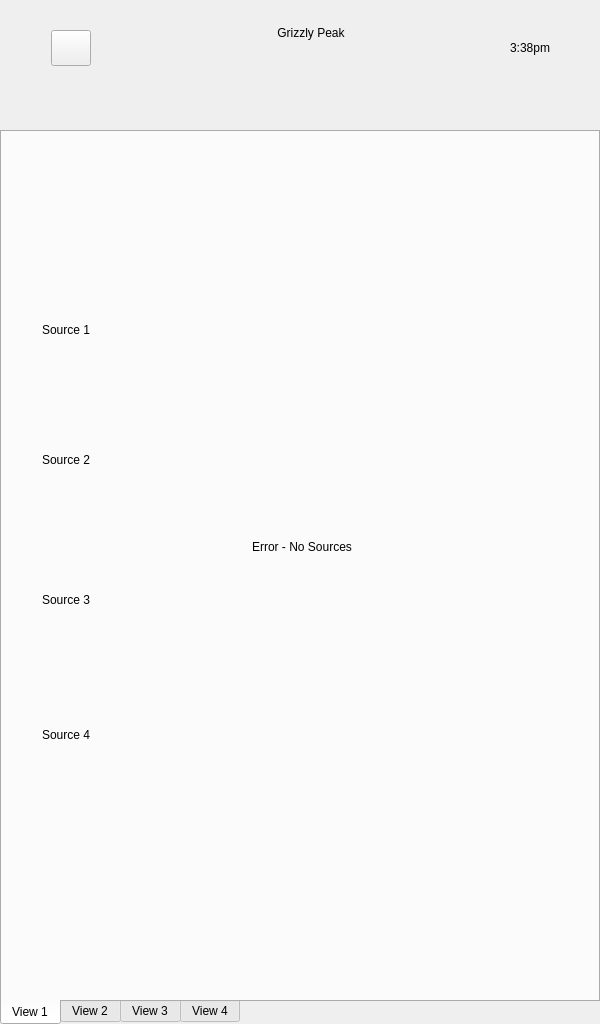
<?xml version="1.0" encoding="UTF-8"?>
<ui version="4.0">
 <class>MyMainWindow</class>
 <widget class="QWidget" name="MyMainWindow">
  <property name="geometry">
   <rect>
    <x>0</x>
    <y>0</y>
    <width>600</width>
    <height>1024</height>
   </rect>
  </property>
  <property name="sizePolicy">
   <sizepolicy hsizetype="Fixed" vsizetype="Fixed">
    <horstretch>0</horstretch>
    <verstretch>0</verstretch>
   </sizepolicy>
  </property>
  <property name="maximumSize">
   <size>
    <width>600</width>
    <height>1024</height>
   </size>
  </property>
  <property name="windowTitle">
   <string>Form</string>
  </property>
  <widget class="QWidget" name="verticalLayoutWidget">
   <property name="geometry">
    <rect>
     <x>0</x>
     <y>1</y>
     <width>601</width>
     <height>81</height>
    </rect>
   </property>
   <layout class="QVBoxLayout" name="verticalLayout">
    <property name="spacing">
     <number>0</number>
    </property>
    <item>
     <widget class="QLabel" name="m_ptr_copyright_label">
      <property name="text">
       <string/>
      </property>
      <property name="textFormat">
       <enum>Qt::AutoText</enum>
      </property>
      <property name="scaledContents">
       <bool>false</bool>
      </property>
      <property name="alignment">
       <set>Qt::AlignCenter</set>
      </property>
     </widget>
    </item>
    <item>
     <layout class="QHBoxLayout" name="layoutHeader">
      <property name="spacing">
       <number>0</number>
      </property>
      <property name="sizeConstraint">
       <enum>QLayout::SetMaximumSize</enum>
      </property>
      <property name="leftMargin">
       <number>40</number>
      </property>
      <property name="topMargin">
       <number>0</number>
      </property>
      <property name="rightMargin">
       <number>40</number>
      </property>
      <item>
       <widget class="QPushButton" name="m_ptr_home_button">
        <property name="sizePolicy">
         <sizepolicy hsizetype="Minimum" vsizetype="Fixed">
          <horstretch>1</horstretch>
          <verstretch>0</verstretch>
         </sizepolicy>
        </property>
        <property name="maximumSize">
         <size>
          <width>41</width>
          <height>36</height>
         </size>
        </property>
        <property name="cursor">
         <cursorShape>PointingHandCursor</cursorShape>
        </property>
        <property name="focusPolicy">
         <enum>Qt::NoFocus</enum>
        </property>
        <property name="layoutDirection">
         <enum>Qt::LeftToRight</enum>
        </property>
        <property name="text">
         <string/>
        </property>
       </widget>
      </item>
      <item>
       <widget class="QLabel" name="m_ptr_title_label">
        <property name="sizePolicy">
         <sizepolicy hsizetype="MinimumExpanding" vsizetype="MinimumExpanding">
          <horstretch>0</horstretch>
          <verstretch>0</verstretch>
         </sizepolicy>
        </property>
        <property name="minimumSize">
         <size>
          <width>440</width>
          <height>0</height>
         </size>
        </property>
        <property name="maximumSize">
         <size>
          <width>16777215</width>
          <height>16777215</height>
         </size>
        </property>
        <property name="text">
         <string>Grizzly Peak</string>
        </property>
        <property name="alignment">
         <set>Qt::AlignHCenter|Qt::AlignTop</set>
        </property>
       </widget>
      </item>
      <item>
       <widget class="QLabel" name="m_ptr_clock_label">
        <property name="sizePolicy">
         <sizepolicy hsizetype="Minimum" vsizetype="Fixed">
          <horstretch>1</horstretch>
          <verstretch>0</verstretch>
         </sizepolicy>
        </property>
        <property name="maximumSize">
         <size>
          <width>16777215</width>
          <height>16777215</height>
         </size>
        </property>
        <property name="text">
         <string>3:38pm</string>
        </property>
        <property name="alignment">
         <set>Qt::AlignRight|Qt::AlignTop|Qt::AlignTrailing</set>
        </property>
       </widget>
      </item>
     </layout>
    </item>
   </layout>
  </widget>
  <widget class="QTabWidget" name="m_ptr_tab_widget">
   <property name="geometry">
    <rect>
     <x>0</x>
     <y>130</y>
     <width>600</width>
     <height>895</height>
    </rect>
   </property>
   <property name="cursor">
    <cursorShape>ArrowCursor</cursorShape>
   </property>
   <property name="styleSheet">
    <string notr="true"/>
   </property>
   <property name="tabPosition">
    <enum>QTabWidget::South</enum>
   </property>
   <property name="currentIndex">
    <number>0</number>
   </property>
   <widget class="QWidget" name="view1">
    <property name="styleSheet">
     <string notr="true"/>
    </property>
    <attribute name="title">
     <string>View 1</string>
    </attribute>
    <widget class="QWidget" name="widgetView1" native="true">
     <property name="geometry">
      <rect>
       <x>0</x>
       <y>0</y>
       <width>591</width>
       <height>871</height>
      </rect>
     </property>
     <property name="styleSheet">
      <string notr="true"/>
     </property>
     <widget class="QLabel" name="m_ptr_no_sources_label">
      <property name="geometry">
       <rect>
        <x>0</x>
        <y>400</y>
        <width>600</width>
        <height>30</height>
       </rect>
      </property>
      <property name="sizePolicy">
       <sizepolicy hsizetype="Maximum" vsizetype="Maximum">
        <horstretch>0</horstretch>
        <verstretch>0</verstretch>
       </sizepolicy>
      </property>
      <property name="text">
       <string>Error - No Sources</string>
      </property>
      <property name="alignment">
       <set>Qt::AlignCenter</set>
      </property>
     </widget>
     <widget class="QLabel" name="m_ptr_source_1_idle_label">
      <property name="geometry">
       <rect>
        <x>300</x>
        <y>142</y>
        <width>10</width>
        <height>140</height>
       </rect>
      </property>
      <property name="styleSheet">
       <string notr="true"/>
      </property>
      <property name="text">
       <string/>
      </property>
      <property name="alignment">
       <set>Qt::AlignHCenter|Qt::AlignTop</set>
      </property>
     </widget>
     <widget class="QLabel" name="m_ptr_source_3_label">
      <property name="geometry">
       <rect>
        <x>40</x>
        <y>450</y>
        <width>571</width>
        <height>35</height>
       </rect>
      </property>
      <property name="text">
       <string>Source 3</string>
      </property>
     </widget>
     <widget class="QLabel" name="m_ptr_source_2_label">
      <property name="geometry">
       <rect>
        <x>40</x>
        <y>310</y>
        <width>571</width>
        <height>35</height>
       </rect>
      </property>
      <property name="text">
       <string>Source 2</string>
      </property>
     </widget>
     <widget class="QLabel" name="m_ptr_source_1_label">
      <property name="geometry">
       <rect>
        <x>40</x>
        <y>180</y>
        <width>571</width>
        <height>35</height>
       </rect>
      </property>
      <property name="text">
       <string>Source 1</string>
      </property>
     </widget>
     <widget class="QLabel" name="m_ptr_source_4_label">
      <property name="geometry">
       <rect>
        <x>40</x>
        <y>585</y>
        <width>571</width>
        <height>35</height>
       </rect>
      </property>
      <property name="text">
       <string>Source 4</string>
      </property>
     </widget>
     <widget class="QLabel" name="m_ptr_source_2_idle_label">
      <property name="geometry">
       <rect>
        <x>300</x>
        <y>271</y>
        <width>10</width>
        <height>140</height>
       </rect>
      </property>
      <property name="styleSheet">
       <string notr="true"/>
      </property>
      <property name="text">
       <string/>
      </property>
      <property name="alignment">
       <set>Qt::AlignHCenter|Qt::AlignTop</set>
      </property>
     </widget>
     <widget class="QLabel" name="m_ptr_source_3_idle_label">
      <property name="geometry">
       <rect>
        <x>300</x>
        <y>412</y>
        <width>10</width>
        <height>140</height>
       </rect>
      </property>
      <property name="styleSheet">
       <string notr="true"/>
      </property>
      <property name="text">
       <string/>
      </property>
      <property name="alignment">
       <set>Qt::AlignHCenter|Qt::AlignTop</set>
      </property>
     </widget>
     <widget class="QLabel" name="m_ptr_source_4_idle_label">
      <property name="geometry">
       <rect>
        <x>300</x>
        <y>548</y>
        <width>10</width>
        <height>140</height>
       </rect>
      </property>
      <property name="styleSheet">
       <string notr="true"/>
      </property>
      <property name="text">
       <string/>
      </property>
      <property name="alignment">
       <set>Qt::AlignHCenter|Qt::AlignTop</set>
      </property>
     </widget>
     <widget class="QLabel" name="m_ptr_source_1_labelBg">
      <property name="geometry">
       <rect>
        <x>20</x>
        <y>180</y>
        <width>571</width>
        <height>35</height>
       </rect>
      </property>
      <property name="text">
       <string/>
      </property>
     </widget>
     <widget class="QLabel" name="m_ptr_source_2_labelBg">
      <property name="geometry">
       <rect>
        <x>20</x>
        <y>310</y>
        <width>571</width>
        <height>35</height>
       </rect>
      </property>
      <property name="text">
       <string/>
      </property>
     </widget>
     <widget class="QLabel" name="m_ptr_source_3_labelBg">
      <property name="geometry">
       <rect>
        <x>20</x>
        <y>450</y>
        <width>571</width>
        <height>35</height>
       </rect>
      </property>
      <property name="text">
       <string/>
      </property>
     </widget>
     <widget class="QLabel" name="m_ptr_source_4_labelBg">
      <property name="geometry">
       <rect>
        <x>20</x>
        <y>585</y>
        <width>571</width>
        <height>35</height>
       </rect>
      </property>
      <property name="text">
       <string/>
      </property>
     </widget>
    </widget>
   </widget>
   <widget class="QWidget" name="view2">
    <property name="styleSheet">
     <string notr="true"/>
    </property>
    <attribute name="title">
     <string>View 2</string>
    </attribute>
    <widget class="QWidget" name="horizontalLayoutWidget">
     <property name="geometry">
      <rect>
       <x>50</x>
       <y>730</y>
       <width>501</width>
       <height>37</height>
      </rect>
     </property>
     <layout class="QHBoxLayout" name="horizontalLayout_5">
      <item>
       <layout class="QHBoxLayout" name="horizontalLayout_2">
        <property name="spacing">
         <number>5</number>
        </property>
        <property name="sizeConstraint">
         <enum>QLayout::SetDefaultConstraint</enum>
        </property>
        <item>
         <widget class="QLabel" name="m_ptr_view_2_weather_icon_label">
          <property name="minimumSize">
           <size>
            <width>0</width>
            <height>0</height>
           </size>
          </property>
          <property name="maximumSize">
           <size>
            <width>45</width>
            <height>16777215</height>
           </size>
          </property>
          <property name="text">
           <string/>
          </property>
          <property name="pixmap">
           <pixmap>images/sunny.png</pixmap>
          </property>
          <property name="alignment">
           <set>Qt::AlignCenter</set>
          </property>
         </widget>
        </item>
        <item>
         <widget class="QLabel" name="m_ptr_view_2_high_temperature_label">
          <property name="maximumSize">
           <size>
            <width>40</width>
            <height>16777215</height>
           </size>
          </property>
          <property name="styleSheet">
           <string notr="true"/>
          </property>
          <property name="text">
           <string>H: 85°</string>
          </property>
         </widget>
        </item>
        <item>
         <widget class="QLabel" name="m_ptr_view_2_low_temperature_label">
          <property name="maximumSize">
           <size>
            <width>16777215</width>
            <height>16777215</height>
           </size>
          </property>
          <property name="styleSheet">
           <string notr="true"/>
          </property>
          <property name="text">
           <string>L: 55°</string>
          </property>
         </widget>
        </item>
       </layout>
      </item>
      <item>
       <widget class="QLabel" name="lblTotal">
        <property name="maximumSize">
         <size>
          <width>16777215</width>
          <height>16777215</height>
         </size>
        </property>
        <property name="text">
         <string>Total</string>
        </property>
        <property name="alignment">
         <set>Qt::AlignRight|Qt::AlignTop|Qt::AlignTrailing</set>
        </property>
       </widget>
      </item>
      <item>
       <widget class="QLabel" name="lblTotalValue">
        <property name="maximumSize">
         <size>
          <width>50</width>
          <height>16777215</height>
         </size>
        </property>
        <property name="sizeIncrement">
         <size>
          <width>0</width>
          <height>0</height>
         </size>
        </property>
        <property name="text">
         <string>100</string>
        </property>
        <property name="alignment">
         <set>Qt::AlignRight|Qt::AlignTrailing|Qt::AlignVCenter</set>
        </property>
       </widget>
      </item>
     </layout>
    </widget>
    <widget class="QLabel" name="lblSeperator">
     <property name="geometry">
      <rect>
       <x>15</x>
       <y>715</y>
       <width>578</width>
       <height>2</height>
      </rect>
     </property>
     <property name="maximumSize">
      <size>
       <width>578</width>
       <height>2</height>
      </size>
     </property>
     <property name="styleSheet">
      <string notr="true"/>
     </property>
     <property name="text">
      <string/>
     </property>
    </widget>
    <widget class="QLabel" name="lblSeperator2">
     <property name="geometry">
      <rect>
       <x>15</x>
       <y>90</y>
       <width>578</width>
       <height>2</height>
      </rect>
     </property>
     <property name="maximumSize">
      <size>
       <width>578</width>
       <height>2</height>
      </size>
     </property>
     <property name="styleSheet">
      <string notr="true"/>
     </property>
     <property name="text">
      <string/>
     </property>
    </widget>
    <widget class="QLabel" name="m_ptr_view_2_title_label">
     <property name="geometry">
      <rect>
       <x>80</x>
       <y>150</y>
       <width>500</width>
       <height>16</height>
      </rect>
     </property>
     <property name="sizePolicy">
      <sizepolicy hsizetype="Preferred" vsizetype="Preferred">
       <horstretch>0</horstretch>
       <verstretch>0</verstretch>
      </sizepolicy>
     </property>
     <property name="text">
      <string>Title</string>
     </property>
    </widget>
    <widget class="QLabel" name="m_ptr_view_2_date_label">
     <property name="geometry">
      <rect>
       <x>0</x>
       <y>42</y>
       <width>600</width>
       <height>23</height>
      </rect>
     </property>
     <property name="minimumSize">
      <size>
       <width>600</width>
       <height>0</height>
      </size>
     </property>
     <property name="maximumSize">
      <size>
       <width>300</width>
       <height>16777215</height>
      </size>
     </property>
     <property name="text">
      <string>Selected Date</string>
     </property>
     <property name="alignment">
      <set>Qt::AlignCenter</set>
     </property>
    </widget>
    <widget class="QPushButton" name="m_ptr_view_2_previous_day_push_button">
     <property name="geometry">
      <rect>
       <x>40</x>
       <y>35</y>
       <width>41</width>
       <height>36</height>
      </rect>
     </property>
     <property name="maximumSize">
      <size>
       <width>41</width>
       <height>36</height>
      </size>
     </property>
     <property name="text">
      <string/>
     </property>
    </widget>
    <widget class="QPushButton" name="m_ptr_view_2_note_push_button">
     <property name="geometry">
      <rect>
       <x>460</x>
       <y>35</y>
       <width>41</width>
       <height>36</height>
      </rect>
     </property>
     <property name="maximumSize">
      <size>
       <width>60</width>
       <height>36</height>
      </size>
     </property>
     <property name="text">
      <string/>
     </property>
    </widget>
    <widget class="QPushButton" name="m_ptr_view_2_next_day_push_button">
     <property name="geometry">
      <rect>
       <x>520</x>
       <y>35</y>
       <width>41</width>
       <height>36</height>
      </rect>
     </property>
     <property name="maximumSize">
      <size>
       <width>41</width>
       <height>36</height>
      </size>
     </property>
     <property name="text">
      <string/>
     </property>
    </widget>
    <widget class="QLabel" name="lblSeperator3">
     <property name="geometry">
      <rect>
       <x>15</x>
       <y>340</y>
       <width>578</width>
       <height>2</height>
      </rect>
     </property>
     <property name="maximumSize">
      <size>
       <width>578</width>
       <height>2</height>
      </size>
     </property>
     <property name="styleSheet">
      <string notr="true"/>
     </property>
     <property name="text">
      <string/>
     </property>
    </widget>
   </widget>
   <widget class="QWidget" name="view3">
    <property name="styleSheet">
     <string notr="true"/>
    </property>
    <attribute name="title">
     <string>View 3</string>
    </attribute>
    <widget class="QPushButton" name="m_ptr_view_3_previous_month_push_button">
     <property name="geometry">
      <rect>
       <x>40</x>
       <y>35</y>
       <width>41</width>
       <height>36</height>
      </rect>
     </property>
     <property name="minimumSize">
      <size>
       <width>41</width>
       <height>36</height>
      </size>
     </property>
     <property name="maximumSize">
      <size>
       <width>41</width>
       <height>36</height>
      </size>
     </property>
     <property name="styleSheet">
      <string notr="true"/>
     </property>
     <property name="text">
      <string/>
     </property>
    </widget>
    <widget class="QLabel" name="m_ptr_view_3_month_label">
     <property name="geometry">
      <rect>
       <x>0</x>
       <y>42</y>
       <width>600</width>
       <height>23</height>
      </rect>
     </property>
     <property name="text">
      <string>Selected Month</string>
     </property>
     <property name="alignment">
      <set>Qt::AlignCenter</set>
     </property>
    </widget>
    <widget class="QPushButton" name="m_ptr_view_3_next_month_push_button">
     <property name="geometry">
      <rect>
       <x>520</x>
       <y>35</y>
       <width>41</width>
       <height>36</height>
      </rect>
     </property>
     <property name="minimumSize">
      <size>
       <width>41</width>
       <height>36</height>
      </size>
     </property>
     <property name="maximumSize">
      <size>
       <width>41</width>
       <height>36</height>
      </size>
     </property>
     <property name="styleSheet">
      <string notr="true"/>
     </property>
     <property name="text">
      <string/>
     </property>
    </widget>
    <widget class="QLabel" name="lblSeperator_view3_1">
     <property name="geometry">
      <rect>
       <x>15</x>
       <y>90</y>
       <width>578</width>
       <height>2</height>
      </rect>
     </property>
     <property name="maximumSize">
      <size>
       <width>578</width>
       <height>2</height>
      </size>
     </property>
     <property name="styleSheet">
      <string notr="true"/>
     </property>
     <property name="text">
      <string/>
     </property>
    </widget>
    <widget class="QLabel" name="lblSeperator_view3_2">
     <property name="geometry">
      <rect>
       <x>15</x>
       <y>715</y>
       <width>578</width>
       <height>2</height>
      </rect>
     </property>
     <property name="maximumSize">
      <size>
       <width>578</width>
       <height>2</height>
      </size>
     </property>
     <property name="styleSheet">
      <string notr="true"/>
     </property>
     <property name="text">
      <string/>
     </property>
    </widget>
    <widget class="QWidget" name="layoutWidget">
     <property name="geometry">
      <rect>
       <x>470</x>
       <y>730</y>
       <width>121</width>
       <height>16</height>
      </rect>
     </property>
     <layout class="QHBoxLayout" name="horizontalLayout">
      <property name="spacing">
       <number>6</number>
      </property>
      <property name="rightMargin">
       <number>15</number>
      </property>
      <item>
       <widget class="QLabel" name="m_ptr_view_3_total_label">
        <property name="sizePolicy">
         <sizepolicy hsizetype="Expanding" vsizetype="Expanding">
          <horstretch>0</horstretch>
          <verstretch>0</verstretch>
         </sizepolicy>
        </property>
        <property name="maximumSize">
         <size>
          <width>16777215</width>
          <height>16777215</height>
         </size>
        </property>
        <property name="text">
         <string>Total</string>
        </property>
        <property name="alignment">
         <set>Qt::AlignBottom|Qt::AlignRight|Qt::AlignTrailing</set>
        </property>
       </widget>
      </item>
      <item>
       <widget class="QLabel" name="m_ptr_view_3_total_value_label">
        <property name="sizePolicy">
         <sizepolicy hsizetype="Expanding" vsizetype="Expanding">
          <horstretch>0</horstretch>
          <verstretch>0</verstretch>
         </sizepolicy>
        </property>
        <property name="sizeIncrement">
         <size>
          <width>0</width>
          <height>0</height>
         </size>
        </property>
        <property name="text">
         <string>1,456</string>
        </property>
        <property name="alignment">
         <set>Qt::AlignRight|Qt::AlignTrailing|Qt::AlignVCenter</set>
        </property>
       </widget>
      </item>
     </layout>
    </widget>
    <zorder>layoutWidget</zorder>
    <zorder>m_ptr_view_3_month_label</zorder>
    <zorder>lblSeperator_view3_1</zorder>
    <zorder>lblSeperator_view3_2</zorder>
    <zorder>m_ptr_view_3_next_month_push_button</zorder>
    <zorder>m_ptr_view_3_previous_month_push_button</zorder>
   </widget>
   <widget class="QWidget" name="view4">
    <property name="styleSheet">
     <string notr="true"/>
    </property>
    <attribute name="title">
     <string>View 4</string>
    </attribute>
    <widget class="QPushButton" name="m_ptr_view_4_next_year_push_button">
     <property name="geometry">
      <rect>
       <x>520</x>
       <y>35</y>
       <width>41</width>
       <height>36</height>
      </rect>
     </property>
     <property name="text">
      <string/>
     </property>
    </widget>
    <widget class="QPushButton" name="m_ptr_view_4_previous_year_push_button">
     <property name="geometry">
      <rect>
       <x>40</x>
       <y>35</y>
       <width>41</width>
       <height>36</height>
      </rect>
     </property>
     <property name="text">
      <string/>
     </property>
    </widget>
    <widget class="QLabel" name="m_ptr_view_4_year_label">
     <property name="geometry">
      <rect>
       <x>0</x>
       <y>42</y>
       <width>600</width>
       <height>23</height>
      </rect>
     </property>
     <property name="text">
      <string>Selected Year</string>
     </property>
     <property name="alignment">
      <set>Qt::AlignCenter</set>
     </property>
    </widget>
    <widget class="QLabel" name="m_ptr_view_4_total_label">
     <property name="geometry">
      <rect>
       <x>430</x>
       <y>730</y>
       <width>51</width>
       <height>35</height>
      </rect>
     </property>
     <property name="maximumSize">
      <size>
       <width>16777215</width>
       <height>16777215</height>
      </size>
     </property>
     <property name="text">
      <string>Total</string>
     </property>
     <property name="alignment">
      <set>Qt::AlignRight|Qt::AlignTop|Qt::AlignTrailing</set>
     </property>
    </widget>
    <widget class="QLabel" name="m_ptr_view_4_total_value_label">
     <property name="geometry">
      <rect>
       <x>495</x>
       <y>730</y>
       <width>75</width>
       <height>35</height>
      </rect>
     </property>
     <property name="maximumSize">
      <size>
       <width>75</width>
       <height>16777215</height>
      </size>
     </property>
     <property name="sizeIncrement">
      <size>
       <width>0</width>
       <height>0</height>
      </size>
     </property>
     <property name="text">
      <string>1976</string>
     </property>
     <property name="alignment">
      <set>Qt::AlignRight|Qt::AlignTrailing|Qt::AlignVCenter</set>
     </property>
    </widget>
   </widget>
  </widget>
 </widget>
 <layoutdefault spacing="6" margin="11"/>
 <resources/>
 <connections/>
</ui>
